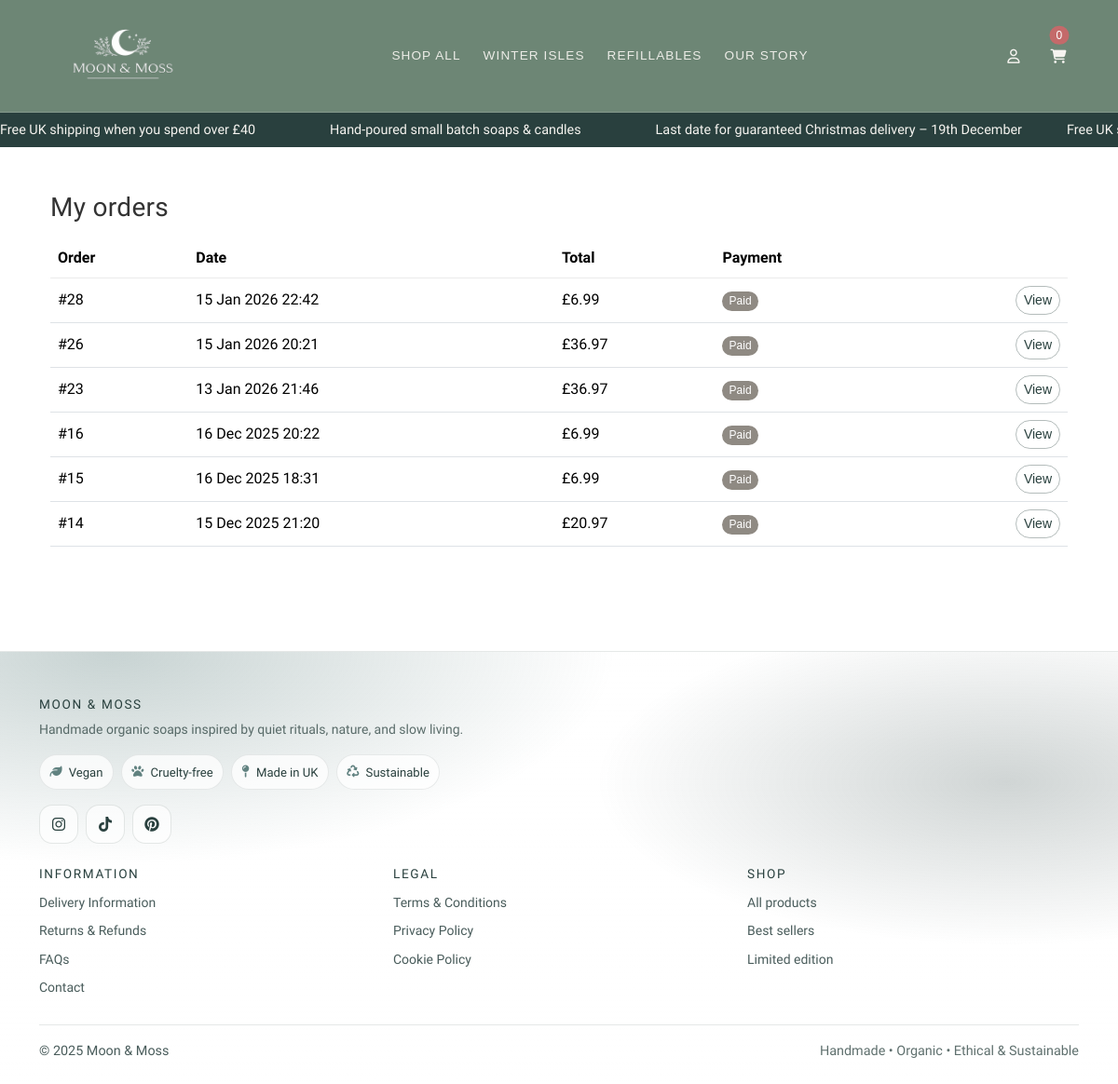
Page /accounts/orders/ (signed in) on the committed database.
### checkout/models.py (models this page shows, shortened)
class Order(models.Model):
    PENDING = "PENDING"
    PAID = "PAID"
    FAILED = "FAILED"
    NEW = "NEW"
    DISPATCHED = "DISPATCHED"
    DELIVERED = "DELIVERED"
    CANCELLED = "CANCELLED"
    STATUS_CHOICES = [
        (PENDING, "Pending"),
        (PAID, "Paid"),
        (FAILED, "Failed"),
    ]
    FULFILMENT_CHOICES = [
        (NEW, "New"),
        (DISPATCHED, "Dispatched"),
        (DELIVERED, "Delivered"),
        (CANCELLED, "Cancelled"),
    ]
    user = models.ForeignKey(
        settings.AUTH_USER_MODEL,
        on_delete=models.SET_NULL,
        null=True,
        blank=True,
        related_name="orders",
    )
    full_name = models.CharField(max_length=100, blank=True)
    email = models.EmailField(blank=True)
    address_line1 = models.CharField(max_length=255, blank=True)
    address_line2 = models.CharField(max_length=255, blank=True)
    city = models.CharField(max_length=100, blank=True)
    postcode = models.CharField(max_length=20, blank=True)
    status = models.CharField(
        max_length=10,
        choices=STATUS_CHOICES,
        default=PENDING,
    )
    total = models.DecimalField(max_digits=8, decimal_places=2)
    stripe_session_id = models.CharField(max_length=255, blank=True)
    created_at = models.DateTimeField(auto_now_add=True)
    stock_deducted = models.BooleanField(default=False)
    fulfilment_status = models.CharField(
        max_length=12,
        choices=FULFILMENT_CHOICES,
        default=NEW,
    )
    dispatched_at = models.DateTimeField(null=True, blank=True)
    delivered_at = models.DateTimeField(null=True, blank=True)
    cancelled_at = models.DateTimeField(null=True, blank=True)

### accounts/views.py (the view)
# urls.py: path("orders/", views.my_orders, name="my_orders"),
@login_required
def my_orders(request):
    orders = (
        Order.objects
        .filter(user=request.user, status=Order.PAID)
        .order_by("-created_at")
    )
    return render(request, "accounts/my_orders.html", {"orders": orders})

### cart/context_processors.py (called while the page is built)
def cart_count(request):
    cart = get_or_create_cart(request)
    try:
        count = sum(i.qty for i in cart.items.all())
    except Exception:
        count = 0
    return {"cart_count": count}

### cart/utils.py (called while the page is built)
def get_or_create_cart(request):
    if not request.session.session_key:
        request.session.create()
    request.session.set_expiry(60 * 60 * 24 * 14)
    session_key = request.session.session_key
    if request.user.is_authenticated:
        cart, _ = Cart.objects.get_or_create(
            user=request.user,
            defaults={"session_key": session_key},
        )
    else:
        cart, _ = Cart.objects.get_or_create(
            user=None,
            session_key=session_key,
        )
    return cart

### accounts/templates/accounts/my_orders.html
{% extends "base.html" %}
{% block content %}
  <div class="container py-4">
    <div class="d-flex justify-content-between align-items-center mb-3">
      <h1 class="h3 mb-0">My orders</h1>
    </div>
    <div class="table-responsive">
      <table class="table align-middle">
        <thead>
          <tr>
            <th>Order</th>
            <th>Date</th>
            <th>Total</th>
            <th>Payment</th>
            <th></th>
          </tr>
        </thead>
        <tbody>
          {% for o in orders %}
            <tr>
              <td>#{{ o.id }}</td>
              <td>{{ o.created_at|date:"d M Y H:i" }}</td>
              <td>£{{ o.total|floatformat:2 }}</td>
              <td>
                {% if o.status == "PAID" %}
                  <span class="badge text-bg-success">Paid</span>
                {% elif o.status == "PENDING" %}
                  <span class="badge text-bg-warning">Pending</span>
                {% else %}
                  <span class="badge text-bg-danger">Failed</span>
                {% endif %}
              </td>
              <td class="text-end">
                <a class="btn btn-sm btn-outline-secondary"
                   href="{% url 'accounts:my_order_detail' o.id %}">View</a>
              </td>
            </tr>
          {% empty %}
            <tr>
              <td colspan="5" class="text-muted">You don’t have any orders yet.</td>
            </tr>
          {% endfor %}
        </tbody>
      </table>
    </div>
  </div>
{% endblock content %}

### static/css/base-admin.css (style rules this page uses)
:root { --bb-primary: #5f7f6b; --bb-secondary: #8f8a83; --bb-success: #8f8a83; --bb-warning: #e3b35a; --bb-danger: #c46a6a; --bb-info: #7aa6c9; --bb-bg-soft: rgba(255, 255, 255, .85); --bb-border-soft: rgba(0, 0, 0, .08); --bb-shadow-soft: 0 12px 30px rgba(0, 0, 0, .06); }
.btn-outline-secondary { background: var(--aa-primary); border-color: var(--aa-primary); color: #fff; }
.badge { border-radius: 999px; font-weight: 500; padding: .35em .6em; }
.text-bg-success { background-color: var(--bb-success) !important; }

### static/css/base-user.css (style rules this page uses)
:root { --bb-btn-radius: 20px; --bb-primary: #618280; --bb-primary-dark: #29403e; --bb-cream: #f6f4f0; --bb-text: #333333; --bb-radius-pill: 999px; --bb-focus: rgba(97, 130, 128, 0.35); --bb-nav-bg: #6D8675; --bb-nav-text: #f6f4f0; --bb-nav-border: rgba(246, 244, 240, 0.18); --bb-nav-gap: 0.75rem; --bb-nav-height: 64px; --bb-nav-height-sm: 56px; --bb-logo-max: 120px; --bb-logo-max-sm: 90px; --bb-hit: 44px; --bb-radius: 12px; --bb-ink: #29403e; --bb-r-lg: 28px; --bb-r-md: 24px; --bb-r-sm: 20px; --bb-gap-lg: 28px; --bb-gap-md: 18px; --bb-gap-sm: 16px; --bb-glass-bg: rgba(255,255,255,0.28); --bb-glass-bg-dark: rgba(151,146,146,0.62); --bb-glass-blur: 10px; --bb-shadow: 0 20px 40px rgba(0,0,0,0.18); }
a { color: var(--bb-primary-dark); }
body { font-family: 'Mandali', 'Segoe UI', sans-serif; font-size: 16px; line-height: 1.6; color: #333333; }
h1, h2, h3, h4, h5, h6, .brand-heading { font-family: 'Old Standard TT', sans-serif; color: var(--bb-primary-dark); letter-spacing: 0.3px; }
h1 { font-size: 2.4rem; font-weight: 700; }
label, .nav-link, .btn, .badge { font-family: 'Source Sans 3', sans-serif; font-weight: 500; }
.btn { border-radius: var(--bb-btn-radius); }
.btn-outline-secondary { color: var(--bb-primary-dark); border-color: rgba(41, 64, 62, 0.35); }
.table thead th { border-bottom: 1px solid rgba(0,0,0,.08); }
.table tbody td { border-top: 1px solid rgba(0,0,0,.06); }

### rows in the picture
Order: id "28", created_at "15 Jan 2026 22:42", total "6.99", status "Paid"
Order: id "26", created_at "15 Jan 2026 20:21", total "36.97", status "Paid"
Order: id "23", created_at "13 Jan 2026 21:46", total "36.97", status "Paid"
Order: id "16", created_at "16 Dec 2025 20:22", total "6.99", status "Paid"
Order: id "15", created_at "16 Dec 2025 18:31", total "6.99", status "Paid"
Order: id "14", created_at "15 Dec 2025 21:20", total "20.97", status "Paid"

### other values in the picture
{{ cart_count|default:0 }} "0"
{{ now|default:"2025" }} "2025"
